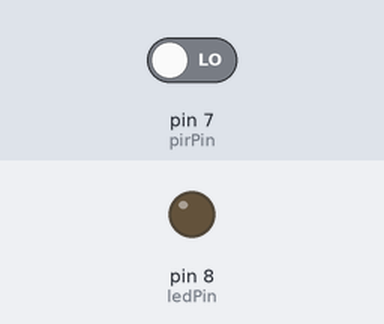
This sketch was run on a simulated Arduino Uno, built with avr-gcc and run on an emulated ATmega328P. Shown: output pins drawn as LEDs (lit = HIGH). The inputs (shaded band) are chosen by the test bench; at power-on: pin 7 (pirPin) LOW.

Above: at 1.2 s.
1.3 s: pin 7 (pirPin) driven HIGH
At 2.4 s:
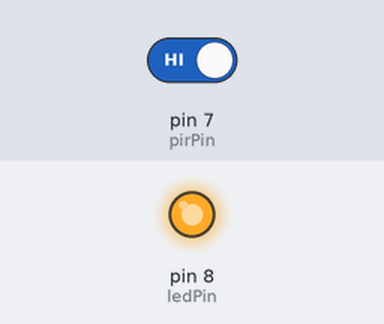
2.8 s: pin 7 (pirPin) driven LOW
At 3.6 s:
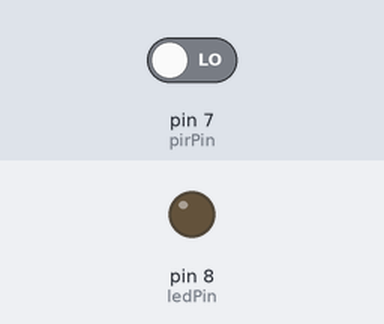
Timing chart, 0 to 5.8 s (numbered marks = the images above; inputs shaded):
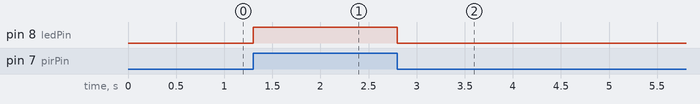

Measured:
- after the input at 1.3 s, pin 8 (ledPin): LOW → HIGH at once
- after the input at 2.8 s, pin 8 (ledPin): HIGH → LOW at once

The sketch:

passiveInfraredSimple.ino
```cpp
// ------------------------------------------------------------------------------------------------------------------------
// HC-SR501 - Passive IR Sensor
// http://henrysbench.capnfatz.com/henrys-bench/arduino-sensors-and-input/arduino-hc-sr501-motion-sensor-tutorial/
// ------------------------------------------------------------------------------------------------------------------------
// VCC Power (5V)
// OUT inputPin
// GND Ground
// ------------------------------------------------------------------------------------------------------------------------
// When the dials are facing you
// Left: sensitivity
// Right: time delay

// ========================================================================================================================
// GLOBAL
// ========================================================================================================================
// Global variables
int ledPin = 8;                // choose the pin for the LED

// ========================================================================================================================
// INITIALIZE HARDWARE
// ========================================================================================================================
// ------------------------------------------------------------------------------------------------------------------------
// INIT : SR501 Sensor
// ------------------------------------------------------------------------------------------------------------------------
int pirPin = 7;                // choose the pin for the PIR
// ------------------------------------------------------------------------------------------------------------------------

// ========================================================================================================================
// MAIN
// ========================================================================================================================

// ------------------------------------------------------------------------------------------------------------------------
// setup
// ------------------------------------------------------------------------------------------------------------------------
void setup() {
  pinMode(ledPin, OUTPUT);      // declare LED as output
  pinMode(pirPin, INPUT);     // declare sensor as input

  digitalWrite(ledPin, LOW);
}

// ------------------------------------------------------------------------------------------------------------------------
// loop
// ------------------------------------------------------------------------------------------------------------------------
void loop(){
  boolean pirValue = digitalRead(pirPin);
  digitalWrite(ledPin, pirValue);
}
```
